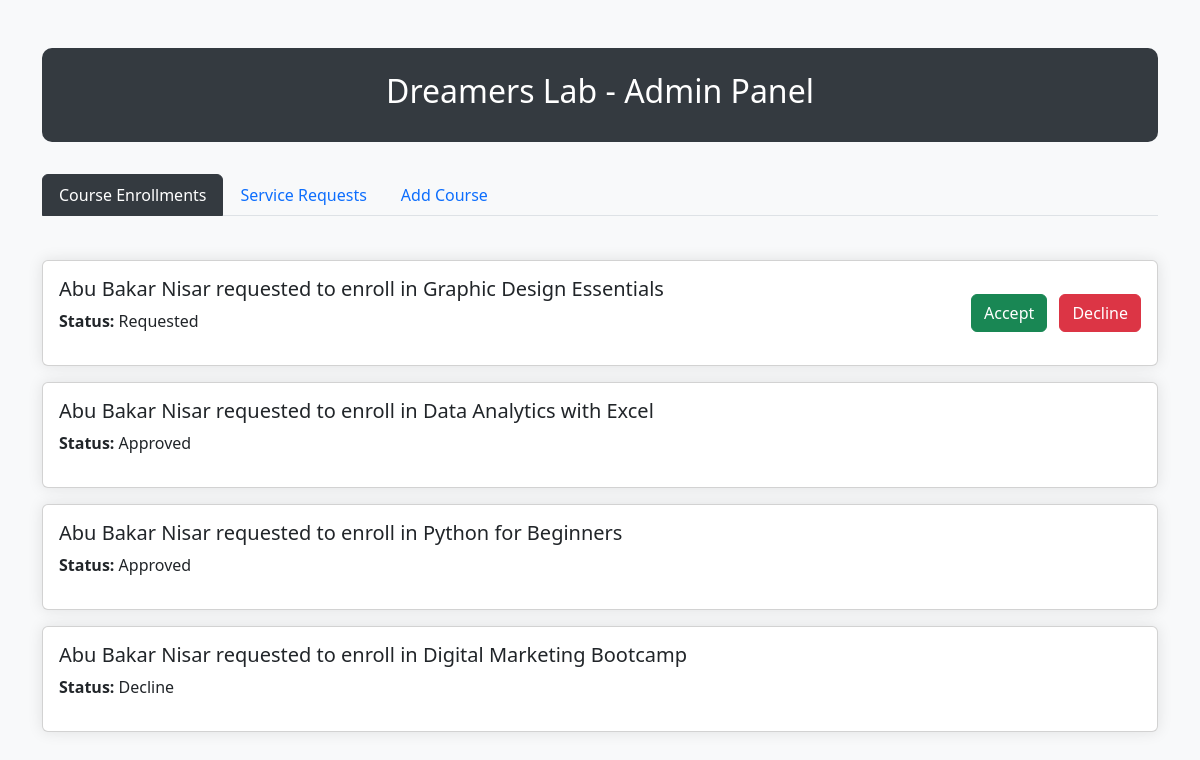
/Dreamerslab/admin.php, run on the app's committed database.
### tables this page shows
CREATE TABLE `enrollment` (
  `id` int(11) NOT NULL,
  `course_id` int(11) NOT NULL,
  `user_id` int(11) NOT NULL,
  `status` enum('Requested','Approved','Decline') NOT NULL
);

CREATE TABLE `user` (
  `id` int(11) NOT NULL,
  `name` varchar(256) NOT NULL,
  `email` varchar(256) NOT NULL,
  `password` varchar(256) NOT NULL,
  `profile_img` varchar(256) DEFAULT NULL,
  `gender` enum('Male','Female','Other') DEFAULT NULL
);

CREATE TABLE `course` (
  `id` int(11) NOT NULL,
  `title` varchar(255) NOT NULL,
  `description` text NOT NULL,
  `duration` varchar(100) NOT NULL,
  `teacher` varchar(255) NOT NULL,
  `created_at` timestamp NOT NULL DEFAULT current_timestamp(),
  `course_img` varchar(256) NOT NULL
);

### Dreamerslab/includes/backend.php (called while the page is built, shortened)
<?php
include 'connection.php';
$active_tab = isset($_GET['tab']) ? $_GET['tab'] : 'enrollments';
$enrollments = $conn->query("SELECT e.id, u.id as user_id, u.name, c.title as course_title, e.status
                           FROM enrollment e
                           JOIN user u ON e.user_id = u.id
                           JOIN course c ON e.course_id = c.id
                           ORDER BY e.status, e.id DESC");
?>

### Dreamerslab/admin.php (the view, shortened to what this page needs)
<?php
include 'includes/backend.php';
?>
<!DOCTYPE html>
<html lang="en">
<head>
    <link href="https://cdn.jsdelivr.net/npm/bootstrap@5.3.0/dist/css/bootstrap.min.css" rel="stylesheet">
    <link rel="stylesheet" href="style/admin_style.css">
   </head>
<body class="bg-light"></body>
<div class="container mt-5">
    <div class="admin-header text-center">
        <h2>Dreamers Lab - Admin Panel</h2>
    </div>
    <ul class="nav nav-tabs mb-4" id="adminTabs" role="tablist">
        <li class="nav-item" role="presentation">
            <a class="nav-link <?= $active_tab === 'enrollments' ? 'active' : '' ?>"
                href="admin.php?tab=enrollments">Course Enrollments</a>
        </li>
        <li class="nav-item" role="presentation">
            <a class="nav-link <?= $active_tab === 'services' ? 'active' : '' ?>"
                href="admin.php?tab=services">Service Requests</a>
        </li>
        <li class="nav-item" role="presentation">
            <a class="nav-link <?= $active_tab === 'addcourse' ? 'active' : '' ?>"
                href="admin.php?tab=addcourse">Add Course</a>
        </li>
    </ul>
    <div class="tab-content" id="adminTabsContent">
        <div class="tab-pane fade <?= $active_tab === 'enrollments' ? 'show active' : '' ?>" id="enrollments">
            <?php while ($row = $enrollments->fetch_assoc()): ?>
                <div class="card mb-3">
                    <div class="card-body d-flex justify-content-between align-items-center">
                        <div>
                            <h5><?= htmlspecialchars($row['name']) ?> requested to enroll in <?= htmlspecialchars($row['course_title']) ?></h5>
                            <p>
                                <strong>Status:</strong>
                                <span class="status-badge status-<?= strtolower($row['status']) ?>">
                                    <?= ucfirst($row['status']) ?>
                                </span>
                            </p>
                        </div>
                        <div>
                            <?php if ($row['status'] === 'Requested'): ?>
                                <a href="includes/enrollment_status.php?id=<?= $row['id'] ?>&action=Approved&user_id=<?= $row['user_id'] ?>" class="btn btn-success me-2">Accept</a>
                                <a href="includes/enrollment_status.php?id=<?= $row['id'] ?>&action=Decline&user_id=<?= $row['user_id'] ?>" class="btn btn-danger">Decline</a>
                            <?php endif; ?>
                        </div>
                    </div>
                </div>
            <?php endwhile; ?>
        </div>
    </div>
    </body>
</html>

### Dreamerslab/style/admin_style.css (style rules this page uses)
.card { box-shadow: 0 0 15px rgba(0, 0, 0, 0.1); }
.nav-tabs .nav-link.active { background-color: #343a40; color: white; border-color: #343a40; }
.admin-header { background-color: #343a40; color: white; padding: 1.5rem; border-radius: 10px; margin-bottom: 2rem; }
.tab-content { padding: 20px 0; }

### data on the page
enrollment: user.name "Abu Bakar Nisar", course.title "Graphic Design Essentials", status "Requested"
enrollment: user.name "Abu Bakar Nisar", course.title "Data Analytics with Excel", status "Approved"
enrollment: user.name "Abu Bakar Nisar", course.title "Python for Beginners", status "Approved"
enrollment: user.name "Abu Bakar Nisar", course.title "Digital Marketing Bootcamp", status "Decline"
